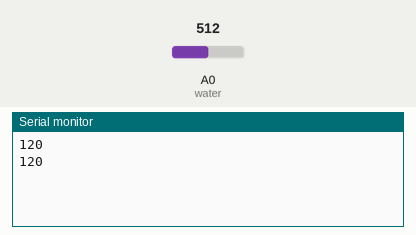
Recording of a sketch running on a simulated Arduino Uno, built with avr-gcc and run on an emulated ATmega328P. On the bench: the last lines printed to the serial monitor. The inputs (shaded band) are chosen by the test bench; at power-on: A0 (water) = 512.

Above: at 3.8 s.
3.9 s: A0 (water) set to 716
At 6.3 s:
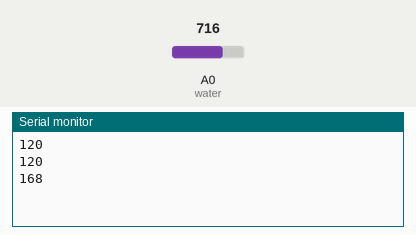
7.8 s: A0 (water) set to 900
At 9.8 s:
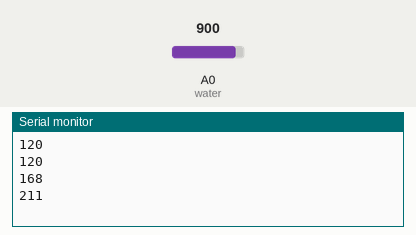
Timing chart, 0 to 11.3 s (numbered marks = the images above; inputs shaded):
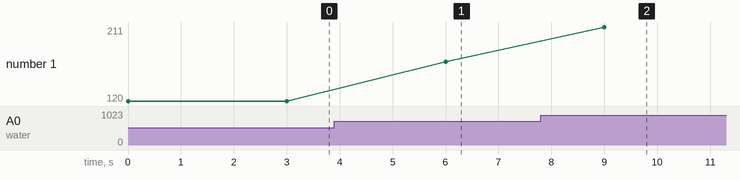

The sketch:

water_final.ino
```cpp
int water = 0;
int eksodos;

void setup()
{
  Serial.begin(9600);
}

void loop()
{


  eksodos = (analogRead(water)/425.0)*100.0;
  Serial.println(eksodos);
  eksodos = 0;
  delay(3000);
}
```

Measured:
- after the input at 3.9 s, the serial monitor: prints a new line after 2.1 s (image 1)
- after the input at 7.8 s, the serial monitor: prints a new line after 1.2 s (image 2)
- plotted number 1: 120 → 168 after the input at 3.9 s, 168 → 211 after the input at 7.8 s
